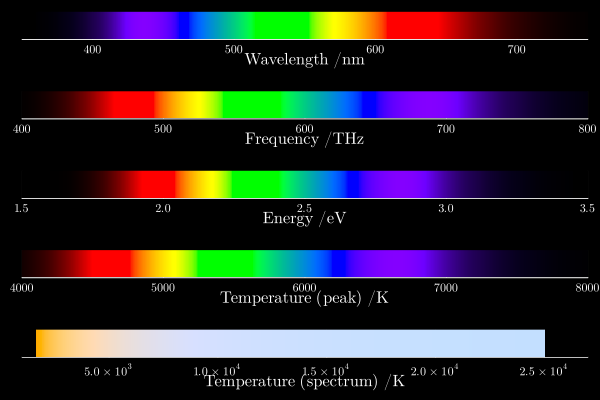

Generate this figure with Julia:
using UnitfulColors
using Plots, Unitful, UnitfulRecipes, Colors, Latexify, UnitfulLatexify

function showUnitColor(title, x, varargs...)
    return heatmap(
        x,
        [-1, 1],
        repeat(x, 2, 1);
        background=:black,
        color=colormatch.(x, varargs...),
        legend=false,
        colorbar=false,
        xlabel="\\textrm{$title}",
        yticks=[],
        yshowaxis=false,
        fontfamily="Computer Modern",
        unitformat=latexify,
    )
end

length = 1000;
pl = plot(
    showUnitColor("Wavelength", range(350, 750; length) .* u"nm"),
    showUnitColor("Frequency", range(400, 800; length) .* u"THz"),
    showUnitColor("Energy", range(1.5, 3.5; length) .* u"eV"),
    showUnitColor("Temperature (peak)", range(4000, 8000; length) .* u"K"),
    showUnitColor("Temperature (spectrum)", range(1000, 27000; length) .* u"K", :spectrum);
    layout=(5, 1),
);

savefig(pl, "examples.png")
